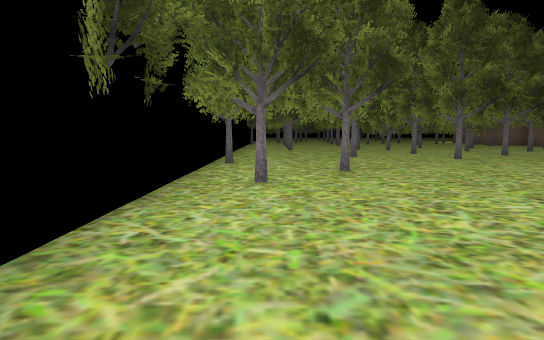
View 1 (above)

18 first-person views from a walk through a scene from a Unity 3-D project. The camera is 1.4 m above the floor, tilts 6° down and sees 75° across. The floor is counted in squares, 2 m on a side. Each view is taken from the middle of a square. On the plan, view 1 faces up. The plan holds only what a view shows up to about 11 squares ahead; the rest is blank. The place goes on beyond the plan. The player is left out. Some animated figures are not drawn. Door leaves are left out, so doorways stand open. Some surface patterns are stand-ins.

View 2
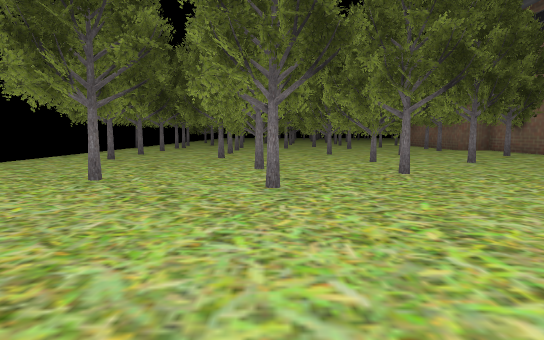

View 3
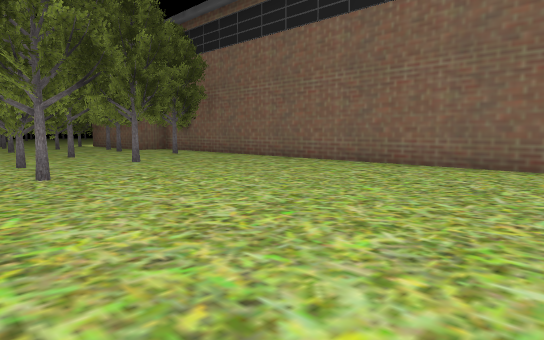

View 4
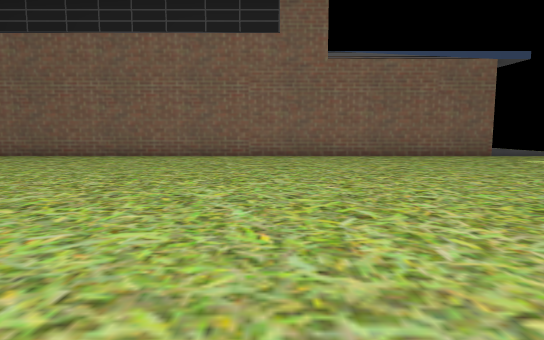

View 5
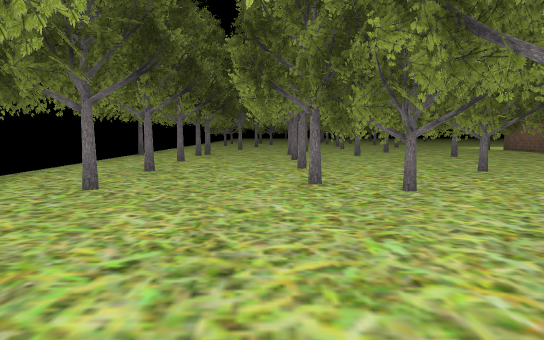

View 6
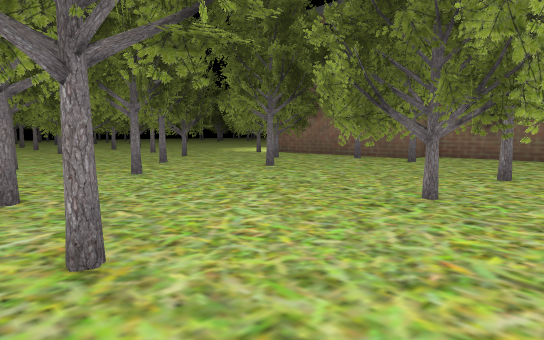

View 7
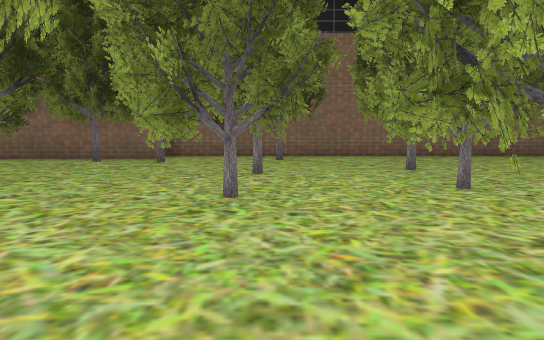

View 8
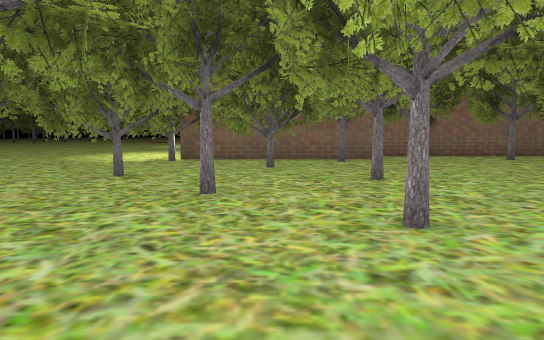

View 9
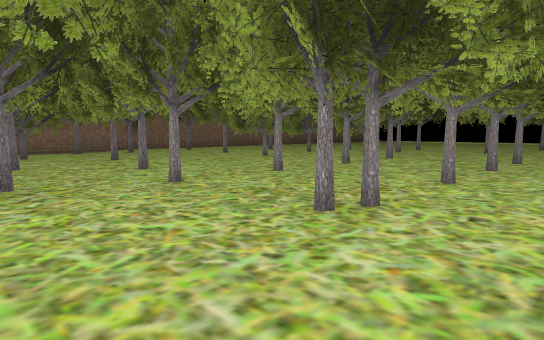

View 10
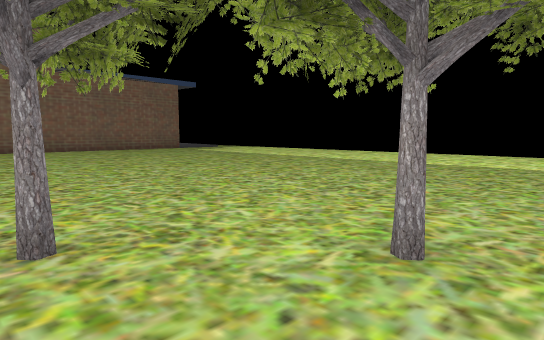

View 11
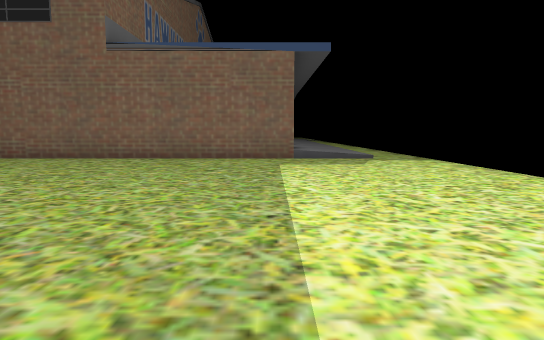

View 12
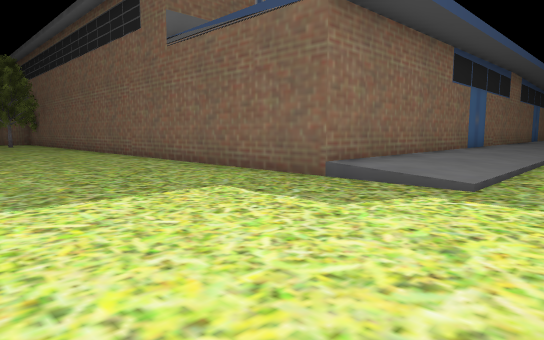

View 13
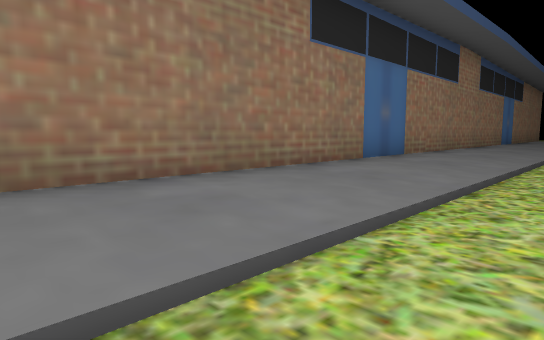

View 14
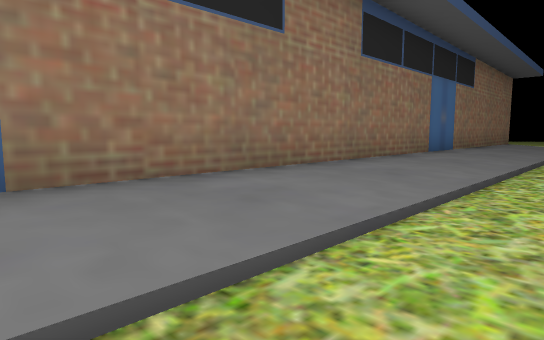

View 15
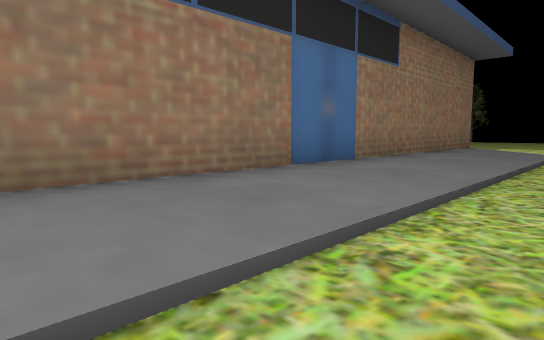

View 16
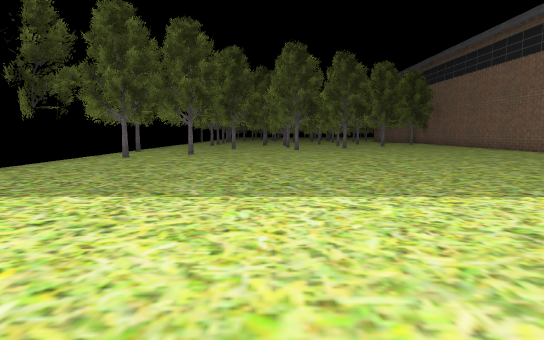

View 17
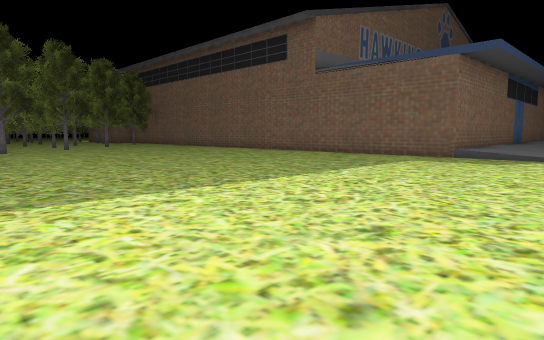

View 18
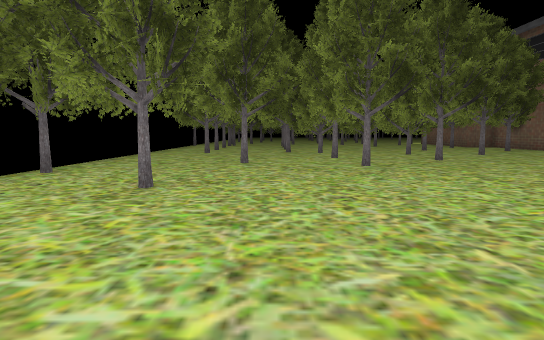

### Floor plan
Key: @ floor where view 1 was taken; # wall or solid block; . main floor; : floor 0.25 m higher than the main floor; / step, stairs or slope; = window, fence, low wall or low ledge; O other object.
Columns run from 2 left of view 1 to 38 right of it. Each row starts with its distance up from view 1.
 24  .O... O .OOOOOO
 23  .....O..O..OO=O
 22  ..O....O...=O O
 21  OOO.O==O.OOO.O#
 20  .........=..=OO
 19  .OO.O=.......O#O
 18 #.............=.O
 17  ..O.OO.OOO.....O
 16  .O.....OOOO..O.#
 15  .....OO........#
 14  .OO..OO.OOO....#
 13  ......=.OO.O...#
 12  .....OO........#
 11  ...O....O......#
 10  ...O.O.........#
  9 O......O........#
  8  O..............#
  7  ..O=...........#
  6  ...............#
  5  O=.............#
  4 O...............#
  3  ...............#
  2  ...............#
  1  ...............#
  0   @.............#
 -1   ..............#
 -2   ..............#########################
 -3   ..............:::::::::::::::::::::::::
 -4    ..................................../
 -5    ....... ...........  ..........

Where each view was taken, in squares from view 1:
view 1: 0 up, 0 right, facing up
view 2: 5 up, 5 right, facing up
view 3: 5 up, 6 right, facing up-right
view 4: 5 up, 3 right, facing right
view 5: 10 up, 3 right, facing up
view 6: 15 up, 3 right, facing up-right
view 7: 16 up, 3 right, facing right
view 8: 22 up, 3 right, facing right
view 9: 24 up, 1 left, facing down-right
view 10: 7 up, 1 left, facing down-right
view 11: 1 down, 4 right, facing right
view 12: 5 down, 9 right, facing up-right
view 13: 5 down, 15 right, facing up-right
view 14: 5 down, 22 right, facing up-right
view 15: 5 down, 27 right, facing up-right
view 16: 5 down, 4 right, facing up
view 17: 5 down, 3 right, facing up-right
view 18: 2 up, 3 right, facing up
